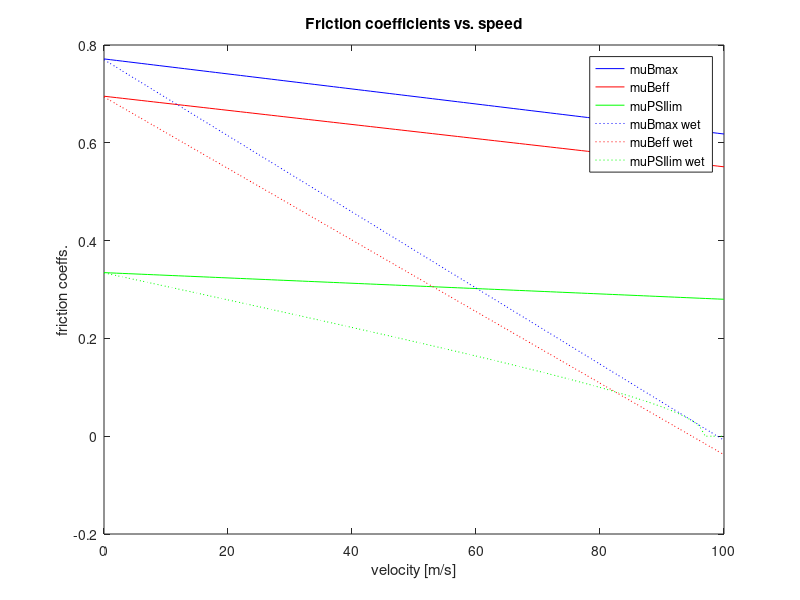

Recreate this plot in MATLAB. (Note: this script raises an error after producing the figure.)
%Boeing 747-200 parameters
v = 10;             %m/s [10 knots] 
Kb = 1;             %braking ratio
alpha = 0.01;       %[rad]
Fz_total = 140000;        %[N]
Fz = 40000;

%tire spec [AGARD and http://www.b737.org.uk/techspecsdetailed.htm]
diam = 1.2446;  %m [49 ins]
width = 0.4318; %m [17 ins]
p = 140;    %[psi]
pr = 210;   %[psi] 220 web

% x==0.2 at rated load
xxx = Fz / (p * diam*39.3701 * sqrt(width*39.3701*diam*39.3701));


%DRY RUNWAY friction for longitudal braking force
mu_Bmax = (1 - 0.0011*p)*0.912 + v*1.94384*(-0.00079);
mu_Beff = mu_Bmax*0.94 - 0.03; 
mu_PSImax = mu_Bmax;
mu_PSIlim = sqrt(1-(mu_Beff/mu_Bmax*Kb)^2) * mu_Bmax;
Fxb = Kb * mu_Beff * Fz;

%WET RUNWAY friction for longitudal braking force 
Wmu_Bmax = (0.91 - 0.001*p)*(1 + v*1.94384*(-0.0052));
Wmu_Beff = Wmu_Bmax*0.94 - 0.03; 
Wmu_PSImax = 0.64 * Wmu_Bmax + 0.15*(Wmu_Bmax)^2;
Wmu_PSIlim = sqrt(1-(Wmu_Beff/Wmu_Bmax*Kb)^2) * Wmu_Bmax;
WFxb = Kb * Wmu_Beff * Fz;

%%%%%%%%%%%%%%%%%%%%%%%%%%%%%%%%%%%%%%%%%%%%%%%%%%%%%%%%%%
%%%%%%%%%%%%%%%%%%%%%%%%%%%%%%%%%%%%%%%%%%%%%%%%%%%%%%%%%%

%DRY COEFS plot
bmaxi = zeros(101,1);
beffi = zeros(101,1);
pslimi = zeros(101,1);
Wmu_Bmaxi = zeros(101,1);
Wmu_Beffi = zeros(101,1);
Wmu_PSImaxi = zeros(101,1);
Wmu_PSIlimi = zeros(101,1);
vi = 0:1:100;
for i = 1:101
   bmaxi(i) = (1 - 0.0011*p)*0.912 + vi(i)*1.94384*(-0.00079);
   beffi(i) = bmaxi(i)*0.94 - 0.03;
   pslimi(i) = sqrt(1-(beffi(i)/bmaxi(i)*Kb)^2) * bmaxi(i);
   
    Wmu_Bmaxi(i) = (0.91 - 0.001*p)*(1 + vi(i)*1.94384*(-0.0052));
    Wmu_Beffi(i) = Wmu_Bmaxi(i)*0.94 - 0.03; 
    Wmu_PSImaxi(i) = 0.64 * Wmu_Bmaxi(i) + 0.15*(Wmu_Bmaxi(i))^2;
    Wmu_PSIlimi(i) = sqrt(1-(Wmu_Beffi(i)/Wmu_Bmaxi(i)*Kb)^2) * Wmu_Bmaxi(i);
end

close all;
plot(vi,bmaxi,'b',vi,beffi,'r',vi,pslimi,'g', vi,Wmu_Bmaxi,':b',vi,Wmu_Beffi,':r',vi,Wmu_PSIlimi,':g');
legend('muBmax','muBeff','muPSIlim','muBmax wet','muBeff wet','muPSIlim wet');
xlabel('velocity [m/s]') % x-axis label
ylabel('friction coeffs.') % y-axis label
title('Friction coefficients vs. speed');

%%%%%%%%%%%%%%%%%%%%%%%%%%%%%%%%%%%%%%%%%%%%%%%%%%%%%%%%%%
%%%%%%%%%%%%%%%%%%%%%%%%%%%%%%%%%%%%%%%%%%%%%%%%%%%%%%%%%%

%DRY LATERAL FORCE plot vs. yaw angle
Fy = zeros(85,1);
Fy1 = zeros(85,1);
Fy2 = zeros(85,1);
Fy3 = zeros(85,1);
Fy4 = zeros(85,1);
alpha = -0.08:0.005:0.34;
v = 10;
for i = 1:85
    Fy(i) = lateral_friction(0,alpha(i),Fz,p,pr,diam,width,v);
    Fy1(i) = lateral_friction(0,alpha(i),0.8*Fz,p,pr,diam,width,v);
    Fy2(i) = lateral_friction(0,alpha(i),1.2*Fz,p,pr,diam,width,v);
    Fy3(i) = lateral_friction(0,alpha(i),Fz,0.8*p,pr,diam,width,v);
    Fy4(i) = lateral_friction(0,alpha(i),Fz,1.2*p,pr,diam,width,v);

end

alpha = alpha.*57.2957795;
figure();
plot(alpha,Fy,alpha,Fy1,alpha,Fy2,alpha,Fy3,alpha,Fy4);
legend('nominal','0.8Fz','1.2Fz','0.8p','1.2p');
xlabel('Tire angle [deg]') % x-axis label
ylabel('friction coeff.') % y-axis label
title('Lateral friction coefficient vs. tire yaw angle, v=10m/s');


%DRY/WET LATERAL FORCE plot vs. yaw angle
wFy = zeros(85,1);
wFy1 = zeros(85,1);
wFy2 = zeros(85,1);
wFy3 = zeros(85,1);
wFy4 = zeros(85,1);
walpha = -0.08:0.005:0.34;
v = 10;
for i = 1:85
    wFy(i) = lateral_friction(0,walpha(i),Fz,p,pr,diam,width,v);
    wFy1(i) = lateral_friction(1,walpha(i),Fz,p,pr,diam,width,v);
    wFy2(i) = lateral_friction(0,walpha(i),1.2*Fz,p,pr,diam,width,v);
    wFy3(i) = lateral_friction(1,walpha(i),1.2*Fz,p,pr,diam,width,v);
end

walpha = walpha.*57.2957795;
figure();
plot(walpha,wFy,'-',walpha,wFy1,'o',walpha,wFy2,'-',walpha,wFy3,'go');
legend('nominal dry','nominal wet','1.2Fz dry','1.2Fz wet');
xlabel('Tire angle [deg]') % x-axis label
ylabel('friction coeff.') % y-axis label
title('Lateral friction coefficient in different environ. conditions, v=10m/s');

%%%%%%%%%%%%%%%%%%%%%%%%%%%%%%%%%%%%%%%%%%%%%%%%%%%%%%%%%%
%%%%%%%%%%%%%%%%%%%%%%%%%%%%%%%%%%%%%%%%%%%%%%%%%%%%%%%%%%

%DRY LATERAL FORCE plot vs. speed
vFy = zeros(101,1);
vFy1 = zeros(101,1);
vFy2 = zeros(101,1);
vFy3 = zeros(101,1);
vFy4 = zeros(101,1);
alpha = 5*0.01745;
velo = 0:1:100;
for i = 1:101
    vFy(i) = lateral_friction(0,alpha,Fz,p,pr,diam,width,velo(i));
    vFy1(i) = lateral_friction(0,alpha,0.8*Fz,p,pr,diam,width,velo(i));
    vFy2(i) = lateral_friction(0,alpha,1.2*Fz,p,pr,diam,width,velo(i));
    vFy3(i) = lateral_friction(0,alpha,Fz,0.8*p,pr,diam,width,velo(i));
    vFy4(i) = lateral_friction(0,alpha,Fz,1.2*p,pr,diam,width,velo(i));

end

figure();
plot(velo,vFy,velo,vFy1,velo,vFy2,velo,vFy3,velo,vFy4);
legend('nominal','0.8Fz','1.2Fz','0.8p','1.2p');
xlabel('Speed [m/s]') % x-axis label
ylabel('friction coeff.') % y-axis label
title('Lateral friction coefficient vs. velocity, PSI = 5deg');


%DRY/WET LATERAL FORCE plot vs. speed
wFy = zeros(101,1);
wFy1 = zeros(101,1);
wFy2 = zeros(101,1);
wFy3 = zeros(101,1);
wFy4 = zeros(101,1);
walpha = 5*0.01745;
v = 0:1:100;
for i = 1:101
    wFy(i) = lateral_friction(0,walpha,Fz,p,pr,diam,width,v(i));
    wFy1(i) = lateral_friction(1,walpha,Fz,p,pr,diam,width,v(i));
    wFy2(i) = lateral_friction(0,walpha,1.2*Fz,p,pr,diam,width,v(i));
    wFy3(i) = lateral_friction(1,walpha,1.2*Fz,p,pr,diam,width,v(i));
end

figure();
plot(v,wFy,'-',v,wFy1,'o',v,wFy2,'-',v,wFy3,'go');
legend('nominal dry','nominal wet','1.2Fz dry','1.2Fz wet');
xlabel('Speed [m/s]') % x-axis label
ylabel('friction coeff.') % y-axis label
title('Lateral friction coefficient in different environ. conditions, PSI=5deg');
